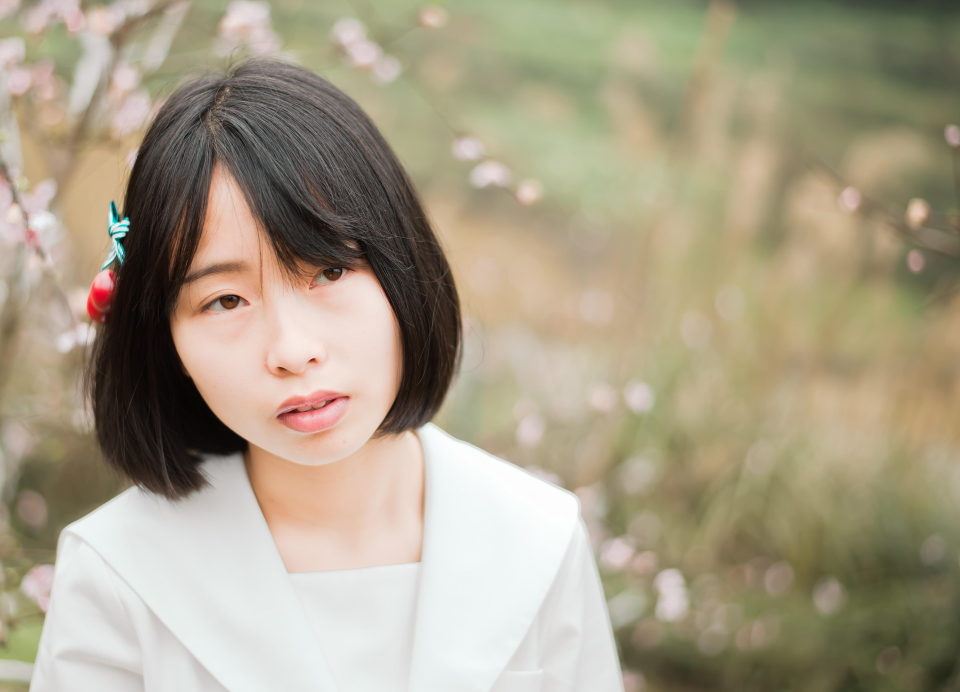
//> input picture assets/face.jpg, 1920 x 1384 px (shown at 1/2 size)
$ ./lipsync_quality_analysis ../assets/face.jpg ../assets/ ../assets/   (built with g++ and OpenCV 4)
//> lines starting //> are read from the running program, lines starting //| are printed output that depends on the picture
#include <algorithm>
#include <cmath>
#include <filesystem>
#include <fstream>
#include <iomanip>
#include <iostream>
#include <map>
#include <string>
#include <vector>

#include <opencv2/imgcodecs.hpp>
#include <opencv2/imgproc.hpp>

namespace fs = std::filesystem;

struct RegionMetrics {
    double mae = 0.0;
    double psnr = 0.0;
    double ssim = 0.0;
};

cv::Rect ExpandRect(cv::Rect rect, const cv::Size& bounds, double factor) {
    const int width = static_cast<int>(std::lround(rect.width * factor));
    const int height = static_cast<int>(std::lround(rect.height * factor));
    const int x = rect.x - (width - rect.width) / 2;
    const int y = rect.y - (height - rect.height) / 2;
    return cv::Rect(x, y, width, height) & cv::Rect(0, 0, bounds.width, bounds.height);
}

double GraySsim(const cv::Mat& a, const cv::Mat& b, const cv::Mat& mask) {
    cv::Mat gray_a, gray_b;
    cv::cvtColor(a, gray_a, cv::COLOR_BGR2GRAY);
    cv::cvtColor(b, gray_b, cv::COLOR_BGR2GRAY);
    const cv::Scalar ma = cv::mean(gray_a, mask);
    const cv::Scalar mb = cv::mean(gray_b, mask);
    cv::Mat da, db;
    gray_a.convertTo(da, CV_64F, 1.0, -ma[0]);
    gray_b.convertTo(db, CV_64F, 1.0, -mb[0]);
    cv::Mat aa, bb, ab;
    cv::multiply(da, da, aa);
    cv::multiply(db, db, bb);
    cv::multiply(da, db, ab);
    const double variance_a = cv::mean(aa, mask)[0];
    const double variance_b = cv::mean(bb, mask)[0];
    const double covariance = cv::mean(ab, mask)[0];
    constexpr double c1 = 6.5025;
    constexpr double c2 = 58.5225;
    return ((2.0 * ma[0] * mb[0] + c1) * (2.0 * covariance + c2)) /
           ((ma[0] * ma[0] + mb[0] * mb[0] + c1) * (variance_a + variance_b + c2));
}

RegionMetrics Compare(const cv::Mat& original, const cv::Mat& generated,
                      const cv::Mat& mask) {
    cv::Mat difference;
    cv::absdiff(original, generated, difference);
    const cv::Scalar mean_difference = cv::mean(difference, mask);
    const double mae = (mean_difference[0] + mean_difference[1] + mean_difference[2]) / 3.0;

    cv::Mat original64, generated64, squared;
    original.convertTo(original64, CV_64F);
    generated.convertTo(generated64, CV_64F);
    cv::subtract(original64, generated64, squared);
    cv::multiply(squared, squared, squared);
    const cv::Scalar mse_channels = cv::mean(squared, mask);
    const double mse = (mse_channels[0] + mse_channels[1] + mse_channels[2]) / 3.0;
    const double psnr = mse > 0.0 ? 10.0 * std::log10((255.0 * 255.0) / mse) : 99.0;
    return {mae, psnr, GraySsim(original, generated, mask)};
}

int main(int argc, char** argv) {
    if (argc != 4) {
        std::cerr << "Usage: " << argv[0] << " <original-face> <frames-dir> <report-dir>\n";
        return 1;
    }
    const fs::path original_path = argv[1];
    const fs::path frames_dir = argv[2];
    const fs::path report_dir = argv[3];
    const cv::Mat original = cv::imread(original_path.string(), cv::IMREAD_COLOR);
//> original is the input picture: 1384 rows x 1920 cols, CV_8UC3; mean B, G, R 135.6, 157.7, 167.5
    if (original.empty()) {
        std::cerr << "Cannot read original face: " << original_path << "\n";
        return 2;
    }

    std::vector<fs::path> frames;
    for (const auto& entry : fs::directory_iterator(frames_dir)) {
        if (entry.path().extension() == ".jpg") frames.push_back(entry.path());
    }
    std::sort(frames.begin(), frames.end());
    if (frames.empty()) {
        std::cerr << "No output frames in " << frames_dir << "\n";
        return 3;
    }

    // Same ROI emitted by pipeline_lipsync_test for assets/face.jpg.
    const cv::Rect mouth_roi(497, 723, 257, 195);
    const cv::Rect expanded_roi = ExpandRect(mouth_roi, original.size(), 1.5);
//> expanded_roi = Rect(433, 674, 386, 293)
    cv::Mat mouth_mask(original.rows, original.cols, CV_8U, cv::Scalar(0));
    mouth_mask(mouth_roi).setTo(255);
    cv::Mat outside_mask(original.rows, original.cols, CV_8U, cv::Scalar(255));
    outside_mask(expanded_roi).setTo(0);

    RegionMetrics mouth_total, outside_total;
    double temporal_mae_total = 0.0;
    double mouth_mae_max = 0.0;
    cv::Mat previous;
    std::map<size_t, cv::Mat> selected;
    const std::vector<size_t> selected_indices = {0, frames.size() / 2, frames.size() - 1};

    for (size_t i = 0; i < frames.size(); ++i) {
        const cv::Mat frame = cv::imread(frames[i].string(), cv::IMREAD_COLOR);
        if (frame.empty() || frame.size() != original.size()) {
            std::cerr << "Invalid generated frame: " << frames[i] << "\n";
            return 4;
        }
        const RegionMetrics mouth = Compare(original, frame, mouth_mask);
//> in Compare, `cv::absdiff(original, generated, difference);`: difference: 1384 rows x 1920 cols, CV_8UC3; every value is 0
//> in Compare, `const cv::Scalar mean_difference = cv::mean(difference, mask);`: mean_difference = Scalar(0)
//> in Compare, `const double mae = (mean_difference[0] + mean_difference[1] + mean_dif..`: mae = 0
//> in GraySsim, `cv::cvtColor(a, gray_a, cv::COLOR_BGR2GRAY);`:
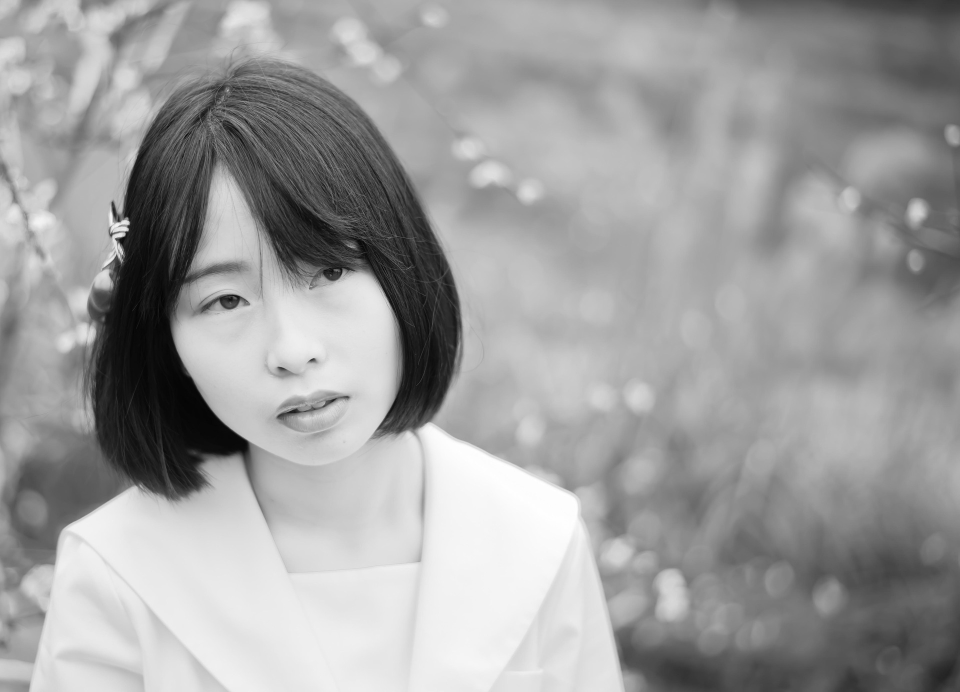
//> gray_a: 1384 rows x 1920 cols, CV_8UC1 (shown at 1/2 size); min 1, max 255, mean 158.1
//> in GraySsim, `const cv::Scalar ma = cv::mean(gray_a, mask);`: ma = Scalar(196.2)
//> in GraySsim, `cv::multiply(da, da, aa);`:
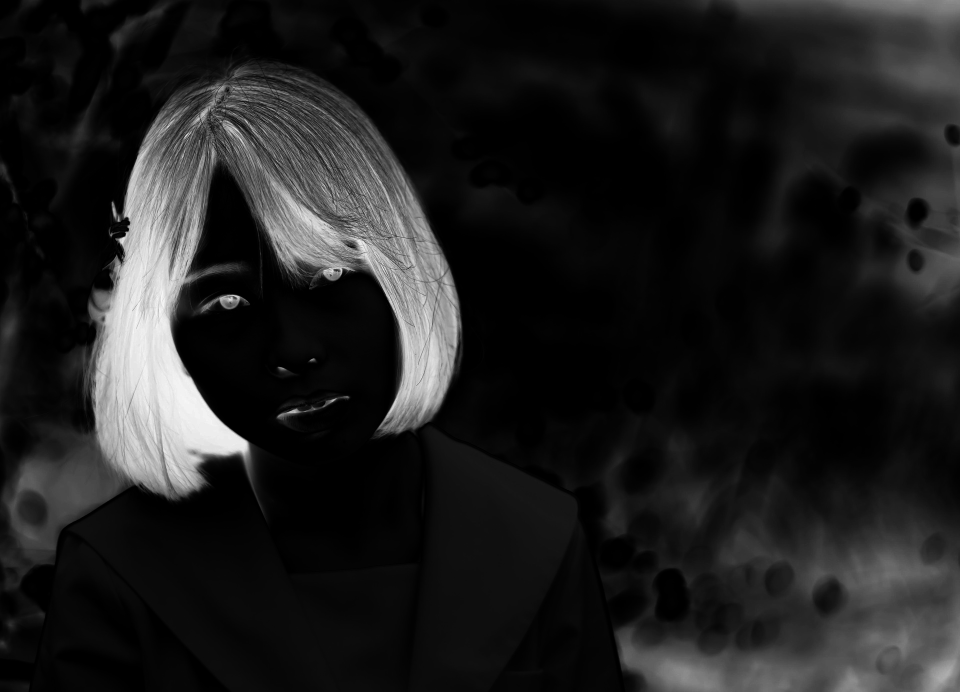
//> aa: 1384 rows x 1920 cols, CV_64FC1 (shown at 1/2 size); min 0.0228, max 38083.9, mean 4576.3; drawn with min black and max white
//> in GraySsim, `const double variance_a = cv::mean(aa, mask)[0];`: variance_a = 900.8
        const RegionMetrics outside = Compare(original, frame, outside_mask);
//> in GraySsim (call 2), `const cv::Scalar ma = cv::mean(gray_a, mask);`: ma = Scalar(156.9)
//> in GraySsim (call 2), `cv::multiply(da, da, aa);`:
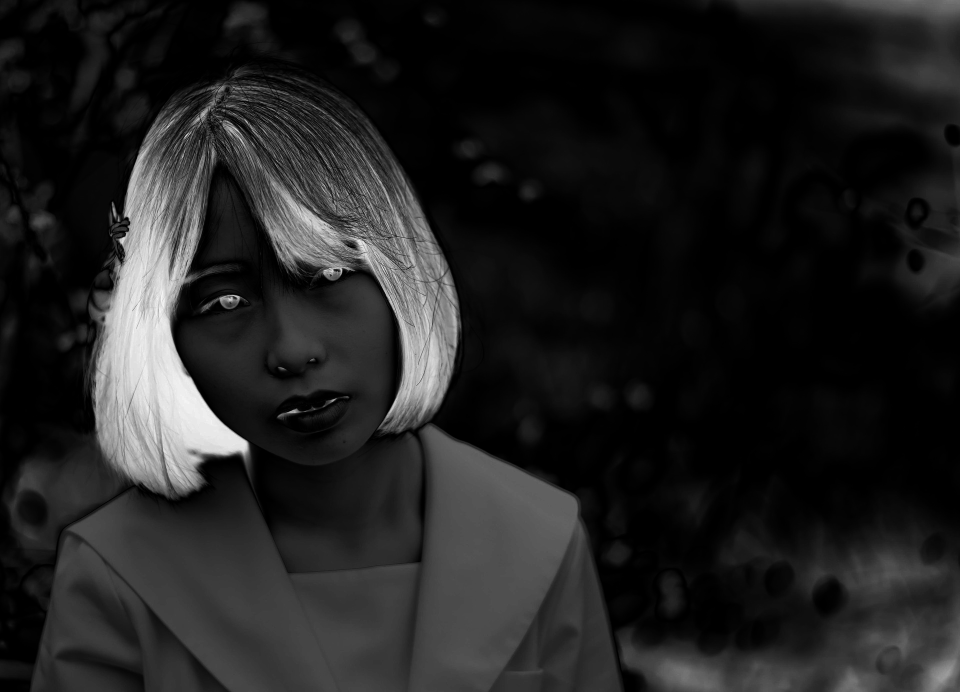
//> aa: 1384 rows x 1920 cols, CV_64FC1 (shown at 1/2 size); min 0.0128, max 24300.7, mean 3130.7; drawn with min black and max white
//> in GraySsim (call 2), `const double variance_a = cv::mean(aa, mask)[0];`: variance_a = 3115
        mouth_total.mae += mouth.mae;
//> mouth_total.mae = 0
        mouth_total.psnr += mouth.psnr;
//> mouth_total.psnr = 99
        mouth_total.ssim += mouth.ssim;
//> mouth_total.ssim = 1
        outside_total.mae += outside.mae;
        outside_total.psnr += outside.psnr;
        outside_total.ssim += outside.ssim;
        mouth_mae_max = std::max(mouth_mae_max, mouth.mae);
//> mouth_mae_max = 0
        if (!previous.empty()) {
            cv::Mat diff;
            cv::absdiff(previous(mouth_roi), frame(mouth_roi), diff);
            const cv::Scalar temporal = cv::mean(diff);
            temporal_mae_total += (temporal[0] + temporal[1] + temporal[2]) / 3.0;
        }
        previous = frame;
        if (std::find(selected_indices.begin(), selected_indices.end(), i) != selected_indices.end()) {
            selected.emplace(i, frame(mouth_roi).clone());
//> selected = 1 item
        }
    }
//> after the loop, mouth_total.mae = 0; mouth_total.psnr = 99; mouth_total.ssim = 1; mouth_mae_max = 0

    const double count = static_cast<double>(frames.size());
    mouth_total.mae /= count;
    mouth_total.psnr /= count;
    mouth_total.ssim /= count;
    outside_total.mae /= count;
    outside_total.psnr /= count;
    outside_total.ssim /= count;
    const double temporal_mae = frames.size() > 1 ? temporal_mae_total / (count - 1.0) : 0.0;

    std::vector<cv::Mat> tiles = {original(mouth_roi).clone()};
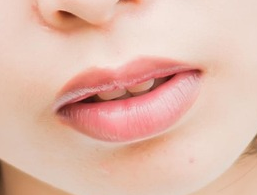
//> tiles[0]: 195 rows x 257 cols, CV_8UC3; mean B, G, R 170.9, 185.5, 226.7
    for (const size_t index : selected_indices) tiles.push_back(selected.at(index));
    for (size_t i = 0; i < tiles.size(); ++i) {
        cv::putText(tiles[i], i == 0 ? "original" : "generated", cv::Point(8, 22),
                    cv::FONT_HERSHEY_SIMPLEX, 0.6, cv::Scalar(0, 0, 255), 1, cv::LINE_AA);
    }
//> this loop made 4 passes
    cv::Mat comparison;
    cv::hconcat(tiles, comparison);
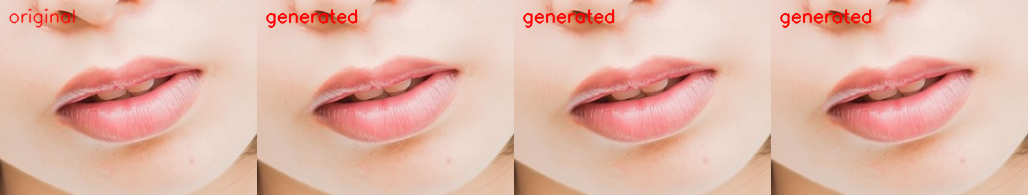
//> comparison: 195 rows x 1028 cols, CV_8UC3; mean B, G, R 169.8, 184.2, 227
    fs::create_directories(report_dir);
    cv::imwrite((report_dir / "mouth_quality_comparison.png").string(), comparison);

    std::ofstream report(report_dir / "mouth_quality.json");
    report << std::fixed << std::setprecision(6)
           << "{\n"
           << "  \"frames\": " << frames.size() << ",\n"
           << "  \"mouth_roi\": [497, 723, 257, 195],\n"
           << "  \"mouth_mae\": " << mouth_total.mae << ",\n"
           << "  \"mouth_mae_max\": " << mouth_mae_max << ",\n"
           << "  \"mouth_psnr_db\": " << mouth_total.psnr << ",\n"
           << "  \"mouth_gray_ssim\": " << mouth_total.ssim << ",\n"
           << "  \"outside_expanded_mouth_mae\": " << outside_total.mae << ",\n"
           << "  \"outside_expanded_mouth_psnr_db\": " << outside_total.psnr << ",\n"
           << "  \"outside_expanded_mouth_gray_ssim\": " << outside_total.ssim << ",\n"
           << "  \"adjacent_mouth_temporal_mae\": " << temporal_mae << "\n"
           << "}\n";

    report.close();
    std::cout << "frames=" << frames.size()
              << " mouth_mae=" << mouth_total.mae
              << " outside_mae=" << outside_total.mae
              << " mouth_ssim=" << mouth_total.ssim
              << " temporal_mae=" << temporal_mae << "\n";
//| frames=1 mouth_mae=0 outside_mae=0 mouth_ssim=1 temporal_mae=0
    return 0;
}
